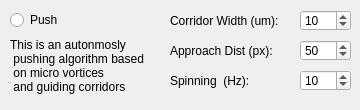
       <widget class="QWidget" name="tab_4">
        <attribute name="title">
         <string>Auto Push</string>
        </attribute>
        <widget class="QRadioButton" name="pushradio">
         <property name="geometry">
          <rect>
           <x>10</x>
           <y>10</y>
           <width>51</width>
           <height>20</height>
          </rect>
         </property>
         <property name="text">
          <string>Push</string>
         </property>
        </widget>
        <widget class="QSpinBox" name="spinningfreqbox">
         <property name="geometry">
          <rect>
           <x>300</x>
           <y>70</y>
           <width>51</width>
           <height>21</height>
          </rect>
         </property>
         <property name="minimum">
          <number>1</number>
         </property>
         <property name="maximum">
          <number>100</number>
         </property>
         <property name="value">
          <number>10</number>
         </property>
        </widget>
        <widget class="QLabel" name="approachdistancelabel">
         <property name="geometry">
          <rect>
           <x>170</x>
           <y>40</y>
           <width>121</width>
           <height>21</height>
          </rect>
         </property>
         <property name="text">
          <string>Approach Dist (px):</string>
         </property>
        </widget>
        <widget class="QLabel" name="approachdistancelabel_2">
         <property name="geometry">
          <rect>
           <x>170</x>
           <y>70</y>
           <width>121</width>
           <height>21</height>
          </rect>
         </property>
         <property name="text">
          <string>Spinning  (Hz):</string>
         </property>
        </widget>
        <widget class="QSpinBox" name="approachdistancebox">
         <property name="geometry">
          <rect>
           <x>300</x>
           <y>40</y>
           <width>51</width>
           <height>21</height>
          </rect>
         </property>
         <property name="minimum">
          <number>1</number>
         </property>
         <property name="maximum">
          <number>400</number>
         </property>
         <property name="value">
          <number>50</number>
         </property>
        </widget>
        <widget class="QLabel" name="corriderwidthlabel">
         <property name="geometry">
          <rect>
           <x>170</x>
           <y>10</y>
           <width>121</width>
           <height>21</height>
          </rect>
         </property>
         <property name="text">
          <string>Corridor Width (um):</string>
         </property>
        </widget>
        <widget class="QSpinBox" name="corridorwidthbox">
         <property name="geometry">
          <rect>
           <x>300</x>
           <y>10</y>
           <width>51</width>
           <height>21</height>
          </rect>
         </property>
         <property name="minimum">
          <number>2</number>
         </property>
         <property name="maximum">
          <number>1000</number>
         </property>
         <property name="value">
          <number>10</number>
         </property>
        </widget>
        <widget class="QLabel" name="label_14">
         <property name="geometry">
          <rect>
           <x>10</x>
           <y>30</y>
           <width>151</width>
           <height>71</height>
          </rect>
         </property>
         <property name="text">
          <string>This is an autonmosly 
 pushing algorithm based
 on micro vortices
 and guiding corridors</string>
         </property>
        </widget>
       </widget>
